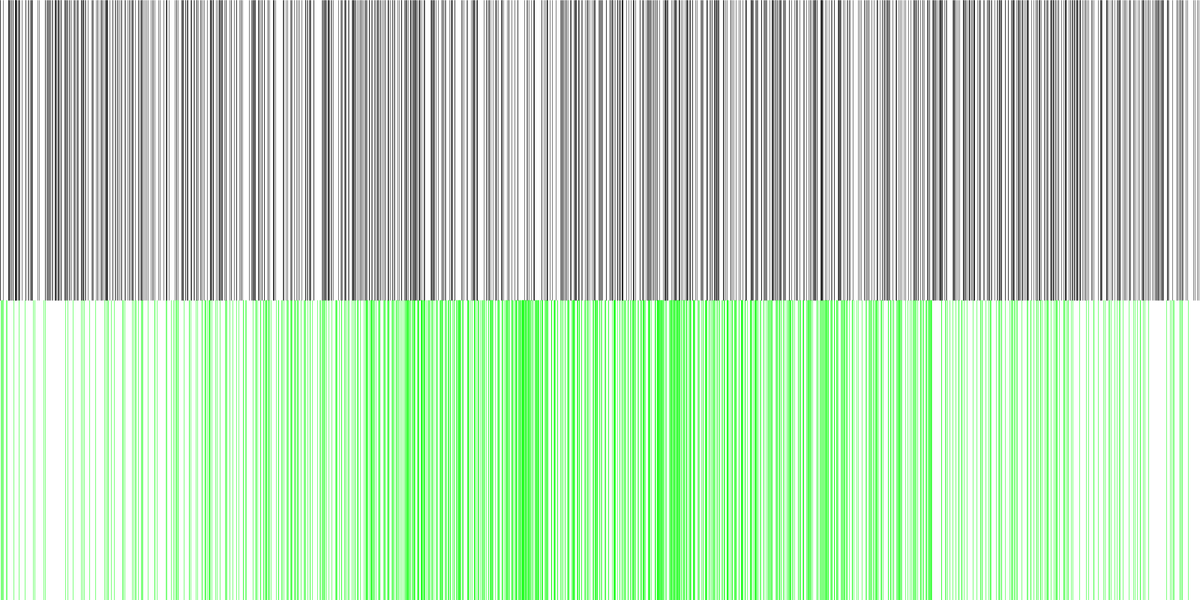
Frame 1 (no input)
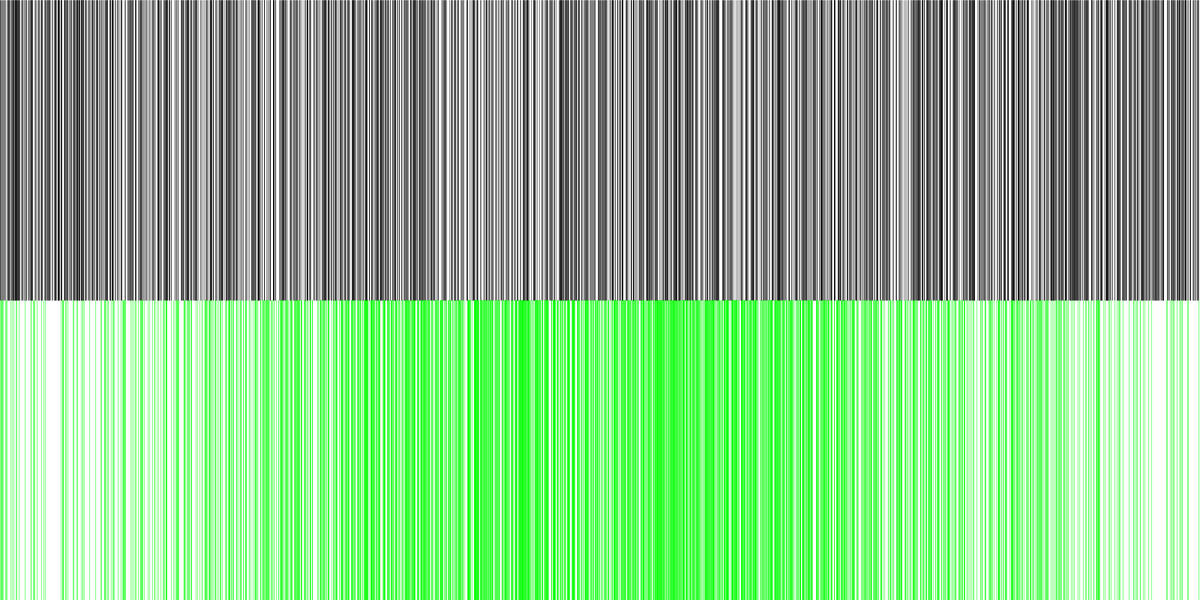
Frame 2 (the mouse pressed at the canvas centre, redrawn once)

The Processing sketch that drew these frames (run headless with seeded random() and noise(); the mouse was pressed at the canvas centre and the sketch redrawn once):

// Processing sketch: randomVsGaussian
// ── randomVsGaussian.pde

int n = 1000;

void setup(){
  size(1600,800);
  background(255);
  strokeWeight(0.5);
  noLoop();
}


void draw(){
  
  for(int i=0; i<n; i++){
    float r = random(0, width);
    stroke(0);
    line(r, 0, r, height/2);
    
    float g = map(randomGaussian(), -2, 2, 0, 1)*width;
    stroke(0,255,0);
    line(g, height/2, g, height);
  }
  
  
}
